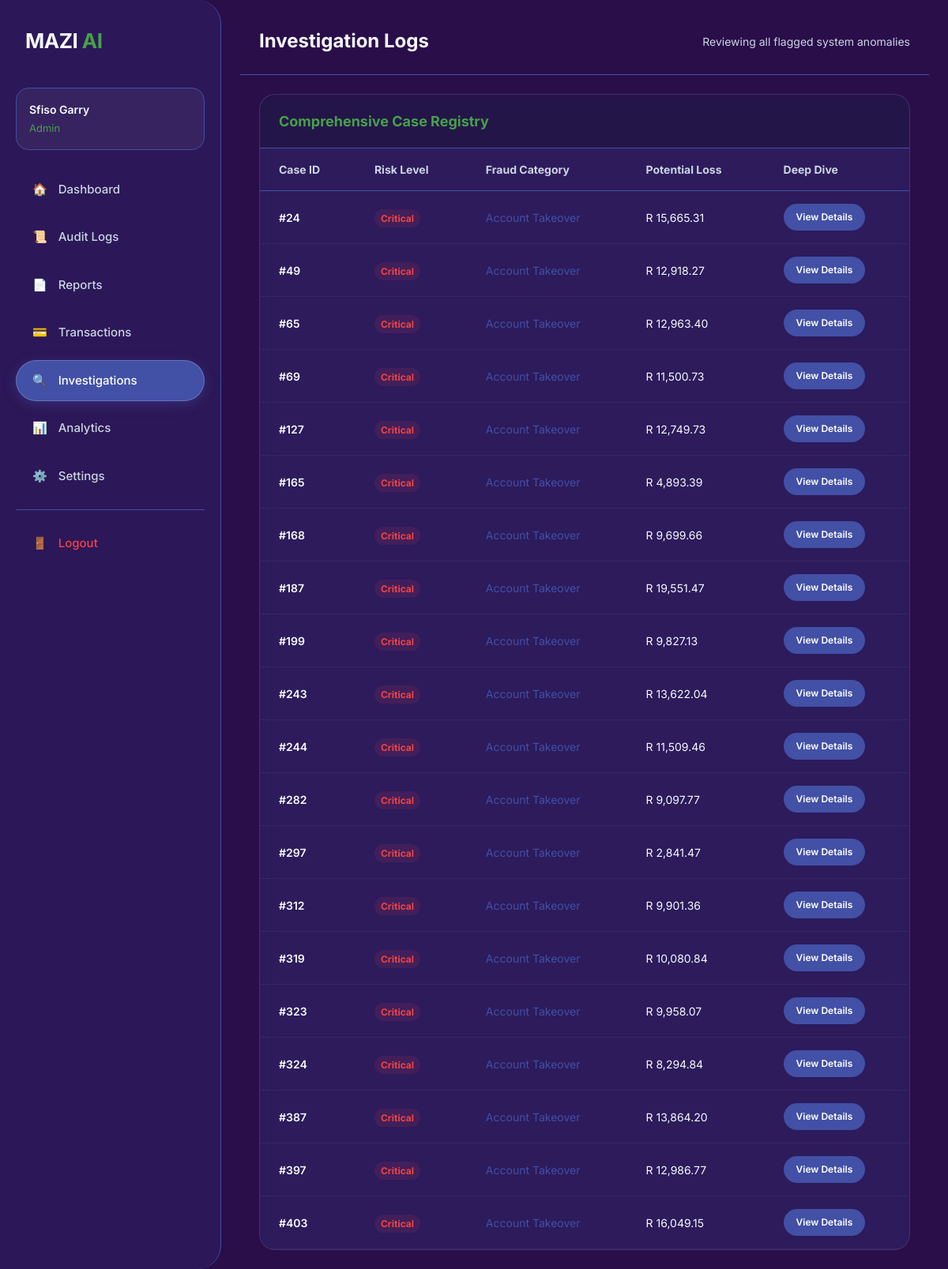
Screenshot of /investigations/ (signed in) with the database file from the repository.
### tables this page shows
CREATE TABLE transactions (
            id INTEGER PRIMARY KEY AUTOINCREMENT,
            transaction_id TEXT UNIQUE,
            account_number TEXT,
            amount REAL,
            location TEXT,
            risk_score REAL DEFAULT 0,
            status TEXT DEFAULT 'Safe',
            is_fraud INTEGER DEFAULT 0,
            timestamp DATETIME DEFAULT CURRENT_TIMESTAMP,
            type TEXT DEFAULT 'PAYMENT',
            oldbalanceOrg REAL DEFAULT 0,
            newbalanceOrig REAL DEFAULT 0,
            oldbalanceDest REAL DEFAULT 0,
            newbalanceDest REAL DEFAULT 0
        );

### routes/investigations.py (the view)
@investigations_bp.route('/')
@login_required
@role_required("Admin", "Manager")
def investigations():
    cases = get_flagged_transactions(20)
    formatted_cases = []
    for case in cases:
        formatted_cases.append({
            "id": case["id"],
            "risk_score": case["risk_score"],
            "type": (
                "Account Takeover"
                if case["risk_score"] > 90
                else "Card Fraud"
                if case["risk_score"] > 80
                else "Suspicious Activity"
            ),
            "loss": f"{case['amount']:,.2f}"
        })
    return render_template(
        "investigation_logs.html",
        cases=formatted_cases,
        user_role=session.get("role")
    )

### database/connection.py (called while the page is built)
def get_db_connection():
    conn = sqlite3.connect(DATABASE)
    conn.row_factory = sqlite3.Row
    return conn

### services/security.py (called while the page is built, shortened)
def login_required(func):
    @wraps(func)
    def wrapper(*args, **kwargs):
        return func(*args, **kwargs)
    return wrapper

def role_required(*roles):
    def decorator(func):
        @wraps(func)
        def wrapper(*args, **kwargs):
            user_role = session.get("role")
            return func(*args, **kwargs)
        return wrapper
    return decorator

### services/transaction_service.py (called while the page is built)
def execute_query(query, params=(), fetch_one=False):
    conn = get_db_connection()
    cursor = conn.cursor()
    try:
        cursor.execute(query, params)
        if fetch_one:
            row = cursor.fetchone()
            if row:
                return dict(row)
            return None
        rows = cursor.fetchall()
        return [
            dict(row)
            for row in rows
        ]
    finally:
        cursor.close()
        conn.close()

def get_flagged_transactions(limit=50):
    return execute_query(
        """
        SELECT
            id,
            transaction_id,
            account_number,
            amount,
            location,
            risk_score,
            status,
            timestamp
        FROM transactions
        WHERE status IN
        (
            'Flagged',
            'Confirmed_Fraud'
        )
        ORDER BY risk_score DESC
        LIMIT ?
        """,
        (limit,)
    )

### templates/investigation_logs.html (shortened to what this page needs)
{% extends "base.html" %}
{% block content %}
<div style="padding: 10px 24px 24px 24px; border-bottom: 1px solid var(--bg-border); display: flex; justify-content: space-between; align-items: center; margin-bottom: 24px;">
    <h1 style="margin:0; font-size: 24px; color: var(--text-primary);">Investigation Logs</h1>
    <div style="font-size: 14px; color: var(--text-secondary);">
        Reviewing all flagged system anomalies
    </div>
</div>
<div style="padding: 0 24px;">
    <div class="glass-card" style="background: rgba(66, 80, 166, 0.2); backdrop-filter: blur(10px); border: 1px solid rgba(255, 255, 255, 0.1); border-radius: 20px; padding: 0; overflow: hidden;">
        <div style="padding: 20px 24px; border-bottom: 1px solid var(--bg-border); background: rgba(0,0,0,0.2);">
            <div style="color: var(--accent-green); font-weight: bold; font-size: 18px;">
                Comprehensive Case Registry
            </div>
        </div>
        {% if cases %}
        <table style="width: 100%; border-collapse: collapse;">
            <thead>
                <tr>
                    <th style="padding: 16px 24px; text-align: left; color: var(--text-secondary); border-bottom: 1px solid var(--bg-border);">Case ID</th>
                    <th style="padding: 16px 24px; text-align: left; color: var(--text-secondary); border-bottom: 1px solid var(--bg-border);">Risk Level</th>
                    <th style="padding: 16px 24px; text-align: left; color: var(--text-secondary); border-bottom: 1px solid var(--bg-border);">Fraud Category</th>
                    <th style="padding: 16px 24px; text-align: left; color: var(--text-secondary); border-bottom: 1px solid var(--bg-border);">Potential Loss</th>
                    <th style="padding: 16px 24px; text-align: left; color: var(--text-secondary); border-bottom: 1px solid var(--bg-border);">Deep Dive</th>
                </tr>
            </thead>
            <tbody>
                {% for case in cases %}
                <tr style="transition: background 0.2s;">
                    <td style="padding: 16px 24px; font-weight: 600; border-bottom: 1px solid rgba(255,255,255,0.05);">#{{ case.id }}</td>
                    <td style="padding: 16px 24px; border-bottom: 1px solid rgba(255,255,255,0.05);">
                        {% if case.risk_score > 85 %}
                            <span style="color: var(--accent-red); background: rgba(239, 68, 68, 0.1); padding: 4px 8px; border-radius: 12px; font-size: 12px; font-weight: bold;">Critical</span>
                        {% elif case.risk_score > 60 %}
                            <span style="color: var(--accent-orange); background: rgba(245, 158, 11, 0.1); padding: 4px 8px; border-radius: 12px; font-size: 12px; font-weight: bold;">High</span>
                        {% else %}
                            <span style="color: var(--accent-green); background: rgba(71, 160, 74, 0.1); padding: 4px 8px; border-radius: 12px; font-size: 12px; font-weight: bold;">Review</span>
                        {% endif %}
                    </td>
                    <td style="padding: 16px 24px; color: var(--accent-blue); border-bottom: 1px solid rgba(255,255,255,0.05);">{{ case.type }}</td>
                    <td style="padding: 16px 24px; border-bottom: 1px solid rgba(255,255,255,0.05);">R {{ case.loss }}</td>
                    <td style="padding: 16px 24px; border-bottom: 1px solid rgba(255,255,255,0.05);">
                        <a href="{{ url_for('investigations.investigation_detail', id=case.id) }}" style="background: var(--accent-blue); color: white; text-decoration: none; padding: 8px 16px; border-radius: 20px; font-size: 12px; font-weight: 600; transition: background 0.2s; display: inline-block;">
                            View Details
                        </a>
                    </td>
                </tr>
                {% endfor %}
            </tbody>
        </table>
        {% else %}
        <div style="padding: 48px; text-align: center; color: var(--text-secondary);">
            <div style="font-size: 32px; margin-bottom: 8px;">📭</div>
            No active investigation logs found in the database.
        </div>
        {% endif %}
    </div>
</div>
{% endblock %}

### templates/base.html (shortened to what this page needs)
<!DOCTYPE html>
<html lang="en">
<head>
    <link rel="stylesheet" href="{{ url_for('static', filename='css/style.css') }}">
</head>
<body>
<div class="layout">
    <aside class="sidebar">
        <div class="sidebar-logo">
            MAZI <span>AI</span>
        </div>
        {% if session.get('user_id') %}
        <div class="user-panel">
            <div class="user-name">
                {{ session.get('username', 'User') }}
            </div>
            <div class="user-role">
                {{ session.get('role', 'Customer') }}
            </div>
        </div>
        {% endif %}
        <nav>
            <a href="{{ url_for('dashboard.dashboard') }}"
                class="nav-link {% if request.endpoint == 'dashboard.dashboard' %}active{% endif %}"
            >
                <span>🏠</span>
                Dashboard
            </a>
            {% if session.get('role') == 'Admin' %}
            <a href="{{ url_for('audit_logs.audit_logs') }}" class="nav-link {% if request.endpoint == 'audit_logs.audit_logs' %}active{% endif %}">
                <span>📜</span>
                Audit Logs
            </a>
            <a href="{{ url_for('reports.reports') }}" class="nav-link {% if request.endpoint == 'reports.reports' %}active{% endif %}">
                <span>📄</span>
                Reports
            </a>
            <a href="{{ url_for('transactions.transactions_list') }}" class="nav-link {% if request.endpoint == 'transactions.transactions_list' %}active{% endif %}">
                <span>💳</span>
                Transactions
            </a>
            <a href="{{ url_for('investigations.investigations') }}" class="nav-link {% if request.endpoint == 'investigations.investigations' %}active{% endif %}">
                <span>🔍</span>
                Investigations
            </a>
            <a href="{{ url_for('analytics.analytics') }}" class="nav-link {% if request.endpoint == 'analytics.analytics' %}active{% endif %}">
                <span>📊</span>
                Analytics
            </a>
            <a href="{{ url_for('settings.settings') }}" class="nav-link {% if request.endpoint == 'settings.settings' %}active{% endif %}">
                <span>⚙️</span>
                Settings
            </a>
            {% else %}
            <a href="{{ url_for('transactions.transactions_list') }}" class="nav-link {% if request.endpoint == 'transactions.transactions_list' %}active{% endif %}">
                <span>💳</span>
                My Transactions
            </a>
            {% endif %}
            <div class="nav-divider"></div>
            <a href="{{ url_for('auth.logout') }}" class="nav-link sign-out">
                <span>🚪</span>
                Logout
            </a>
        </nav>
    </aside>
    <main class="main-content">
        {% block content %}{% endblock %}
    </main>
</div>
</body>
</html>

### static/css/style.css (style rules this page uses)
:root { --bg-base: #290E4A; --bg-surface: rgba(66, 80, 166, 0.15); --bg-border: #4250A6; --accent-blue: #4250A6; --accent-green: #47A04A; --accent-red: #ef4444; --accent-orange: #f59e0b; --text-primary: #f8fafc; --text-secondary: #cbd5e1; --sidebar-width: 280px; }
* { margin: 0; padding: 0; box-sizing: border-box; }
html { scroll-behavior: smooth; }
body { background-color: var(--bg-base); color: var(--text-primary); font-family: 'Inter', -apple-system, BlinkMacSystemFont, sans-serif; font-size: 14px; line-height: 1.5; min-height: 100vh; overflow-x: hidden; }
.layout { display: flex; min-height: 100vh; }
.sidebar { width: var(--sidebar-width); background-color: var(--bg-surface); border-right: 1px solid var(--bg-border); display: flex; flex-direction: column; padding: 32px 20px; border-top-right-radius: 30px; border-bottom-right-radius: 30px; margin-right: 20px; position: fixed; left: 0; top: 0; bottom: 0; z-index: 100; transition: all 0.3s ease; }
.sidebar-logo { font-size: 26px; font-weight: 700; margin-bottom: 40px; padding-left: 12px; letter-spacing: -0.5px; }
.sidebar-logo span { color: var(--accent-green); }
.nav-link { display: flex; align-items: center; gap: 14px; padding: 14px 20px; color: var(--text-secondary); text-decoration: none; border-radius: 30px; margin-bottom: 8px; font-weight: 500; font-size: 15px; transition: all 0.3s ease; border: 1px solid transparent; }
.nav-link:hover, .nav-link.active { background-color: var(--accent-blue); color: #ffffff; border: 1px solid rgba(255, 255, 255, 0.2); box-shadow: 0 4px 15px rgba(66, 80, 166, 0.4); }
.nav-divider { height: 1px; background-color: var(--bg-border); margin: 16px 20px; }
.nav-link.sign-out { color: var(--accent-red); }
.main-content { flex: 1; margin-left: var(--sidebar-width); padding: 24px; width: calc(100% - var(--sidebar-width)); }

### templates/base.html (style rules this page uses)
:root { --bg-base: #290E4A; --bg-surface: rgba(66, 80, 166, 0.15); --bg-border: #4250A6; --accent-blue: #4250A6; --accent-green: #47A04A; --accent-red: #ef4444; --accent-orange: #f59e0b; --text-primary: #f8fafc; --text-secondary: #cbd5e1; --sidebar-width: 280px; }
* { margin: 0; padding: 0; box-sizing: border-box; font-family: 'Inter', sans-serif; }
body { background-color: var(--bg-base); color: var(--text-primary); display: flex; min-height: 100vh; overflow-x: hidden; }
.layout { display: flex; width: 100%; }
.sidebar { width: var(--sidebar-width); background-color: var(--bg-surface); border-right: 1px solid var(--bg-border); display: flex; flex-direction: column; padding: 32px 20px; border-top-right-radius: 30px; border-bottom-right-radius: 30px; margin-right: 20px; }
.sidebar-logo { font-size: 26px; font-weight: 700; margin-bottom: 40px; padding-left: 12px; }
.sidebar-logo span { color: var(--accent-green); }
.user-panel { margin-bottom: 24px; padding: 16px; border-radius: 16px; background: rgba(255,255,255,0.05); border: 1px solid var(--bg-border); }
.user-name { font-weight: 600; margin-bottom: 4px; }
.user-role { color: var(--accent-green); font-size: 13px; }
.nav-link { display: flex; align-items: center; gap: 14px; padding: 14px 20px; color: var(--text-secondary); text-decoration: none; border-radius: 30px; margin-bottom: 8px; font-weight: 500; transition: all 0.3s ease; }
.nav-link:hover, .nav-link.active { background-color: var(--accent-blue); color: white; }
.nav-divider { height: 1px; background: var(--bg-border); margin: 16px 0; }
.sign-out { color: var(--accent-red); }
.main-content { flex: 1; padding: 24px; }

### rows the page displays
transactions: id "24", risk_score "Critical", type "Account Takeover", loss "15,665.31"
transactions: id "49", risk_score "Critical", type "Account Takeover", loss "12,918.27"
transactions: id "65", risk_score "Critical", type "Account Takeover", loss "12,963.40"
transactions: id "69", risk_score "Critical", type "Account Takeover", loss "11,500.73"
transactions: id "127", risk_score "Critical", type "Account Takeover", loss "12,749.73"
transactions: id "165", risk_score "Critical", type "Account Takeover", loss "4,893.39"
transactions: id "168", risk_score "Critical", type "Account Takeover", loss "9,699.66"
transactions: id "187", risk_score "Critical", type "Account Takeover", loss "19,551.47"
transactions: id "199", risk_score "Critical", type "Account Takeover", loss "9,827.13"
transactions: id "243", risk_score "Critical", type "Account Takeover", loss "13,622.04"
transactions: id "244", risk_score "Critical", type "Account Takeover", loss "11,509.46"
transactions: id "282", risk_score "Critical", type "Account Takeover", loss "9,097.77"
transactions: id "297", risk_score "Critical", type "Account Takeover", loss "2,841.47"
transactions: id "312", risk_score "Critical", type "Account Takeover", loss "9,901.36"
transactions: id "319", risk_score "Critical", type "Account Takeover", loss "10,080.84"
transactions: id "323", risk_score "Critical", type "Account Takeover", loss "9,958.07"
transactions: id "324", risk_score "Critical", type "Account Takeover", loss "8,294.84"
transactions: id "387", risk_score "Critical", type "Account Takeover", loss "13,864.20"
transactions: id "397", risk_score "Critical", type "Account Takeover", loss "12,986.77"
transactions: id "403", risk_score "Critical", type "Account Takeover", loss "16,049.15"

### other values shown
{{ session.get('username', 'User') }} "Sfiso Garry"
{{ session.get('role', 'Customer') }} "Admin"
